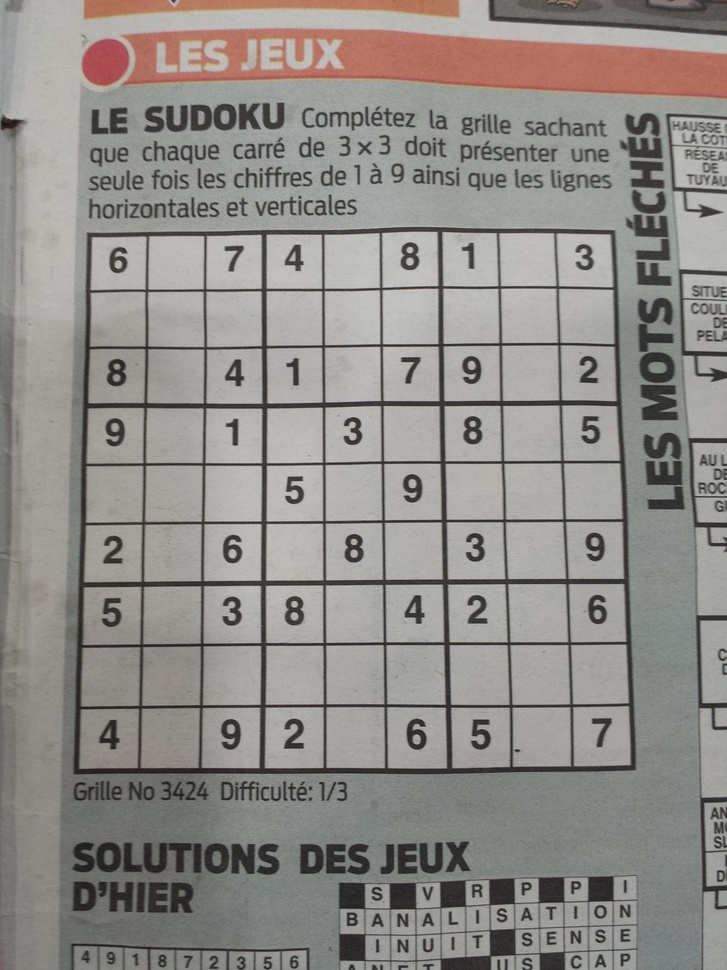
#> input picture playground/image1072.jpg, 727 x 970 px, shrunk from 960 x 1280 before the run
$ python probhough.py
#> lines starting #> are read from the running program, lines starting #| are printed output that depends on the picture; after the words box and inside, x2 and y2 are one past the last pixel; in counts of white or black regions, pixels touching at a corner belong together
import numpy as np
import cv2
from matplotlib import pyplot as plt

def plot_images(img, img_final):
    plt.subplot(121), plt.imshow(img), plt.title('original')
    plt.xticks([]), plt.yticks([])
    plt.subplot(122), plt.imshow(img_final, cmap='gray'), plt.title('final')
    plt.xticks([]), plt.yticks([])
    plt.show()

if __name__ == '__main__':

    gray = cv2.imread('playground/image1072.jpg')
#> gray is the input picture: shape (970, 727, 3); mean B, G, R 136.1, 140.3, 143.5
    original = gray.copy()
    edges = cv2.Canny(gray,50,150,apertureSize = 3)
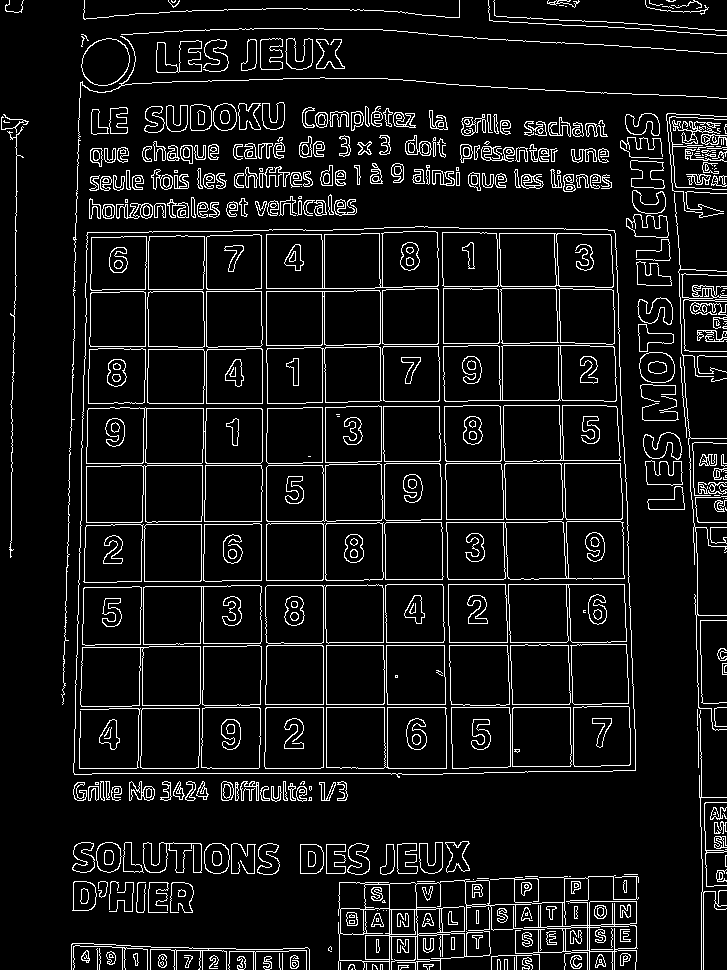
#> edges: shape (970, 727); 8.2% white in thin lines or dots
    cv2.imwrite('edges-50-150.jpg',edges)
    minLineLength = 500
    lines = cv2.HoughLinesP(image=edges,rho=1,theta=np.pi/180, threshold=100,lines=np.array([]), minLineLength=minLineLength,maxLineGap=80)
#> lines = 75 rows, first 6: [12, 463, 726, 463], [546, 19, 572, 771], [205, 707, 726, 707], [548, 0, 574, 771], [432, 15, 449, 958], [261, 679, 261, 9]

    a,b,c = lines.shape
#> a = 75; b = 1; c = 4
    for i in range(a):
        cv2.line(gray, (lines[i][0][0], lines[i][0][1]), (lines[i][0][2], lines[i][0][3]), (0, 0, 255), 3, cv2.LINE_AA)
        cv2.imwrite('houghlines5.jpg',gray)
#> this loop made 75 passes
#> pass 1, `cv2.imwrite('houghlines5.jpg',gray)`:
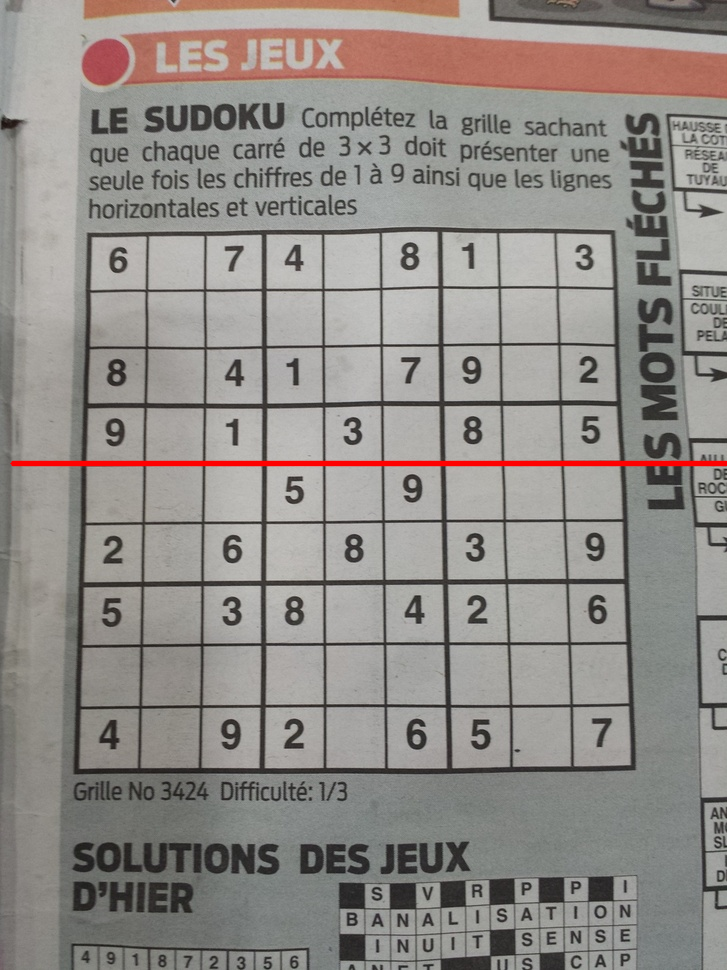
#> saved as houghlines5.jpg: shape (970, 727, 3); mean B, G, R 135.5, 139.6, 144.3
#> pass 2, `cv2.imwrite('houghlines5.jpg',gray)`:
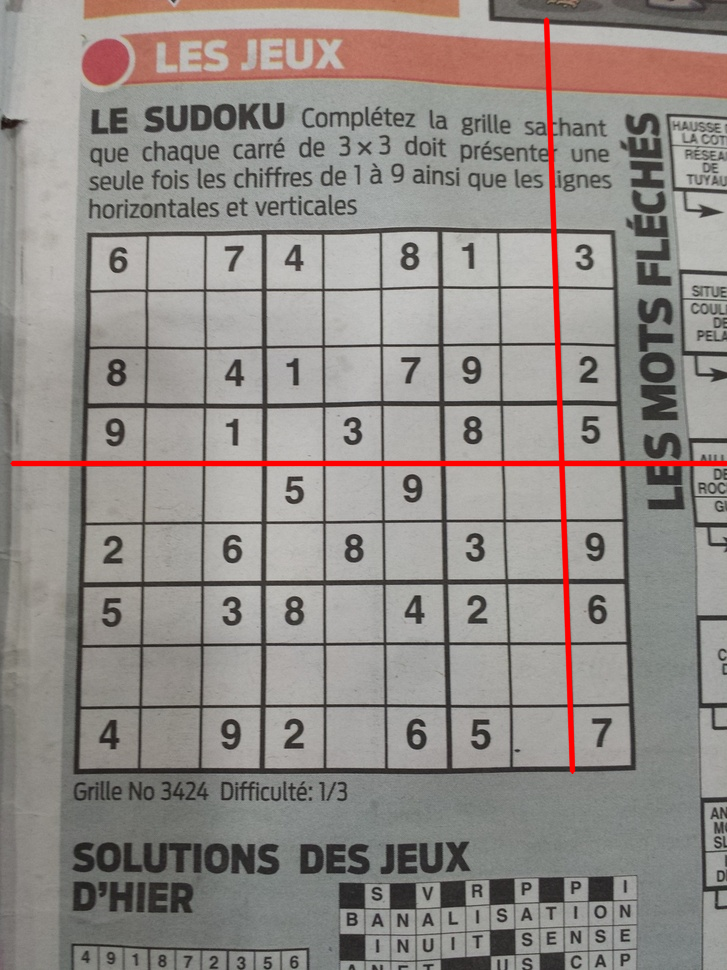
#> saved as houghlines5.jpg: shape (970, 727, 3); mean B, G, R 134.8, 138.9, 145
#> after the loop:
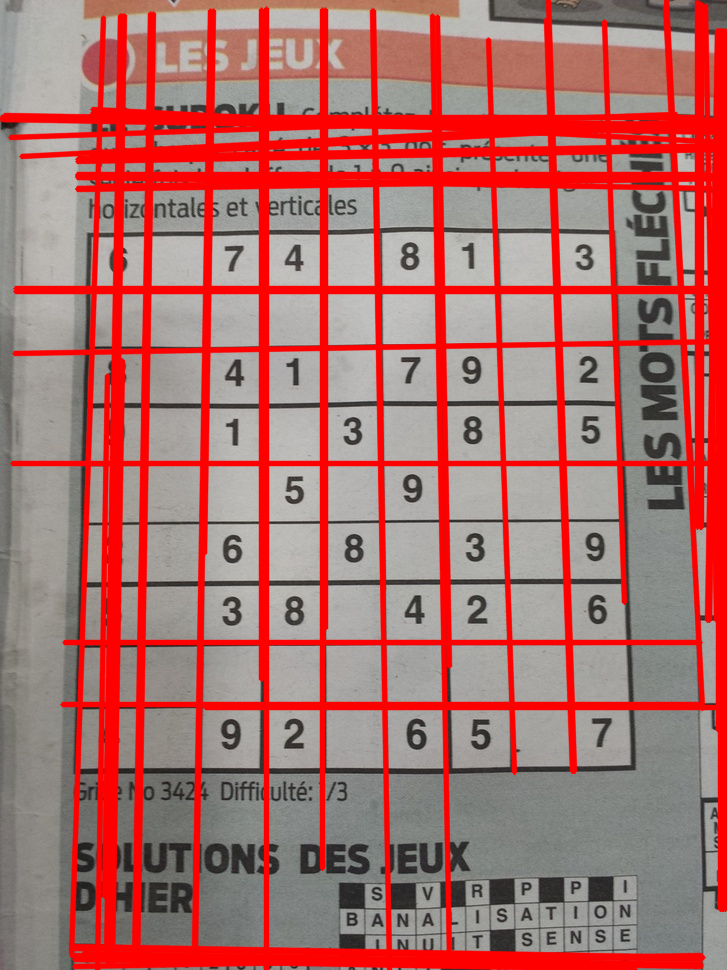
#> gray: shape (970, 727, 3); mean B, G, R 108.3, 111.6, 171.8
    plot_images(original, gray)

$ run again, with playground/image1005.jpg copied over playground/image1072.jpg
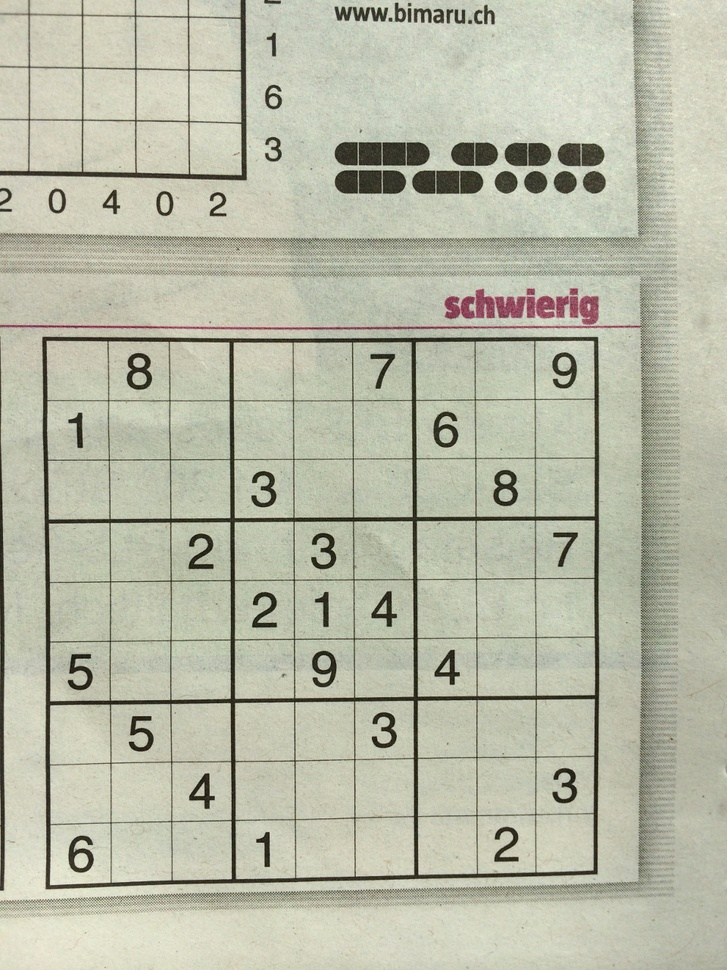
#> input picture playground/image1005.jpg, 727 x 970 px, shrunk from 960 x 1280 before the run
#> gray is the input picture: shape (970, 727, 3); mean B, G, R 167.4, 186.3, 184.5
#> `edges = cv2.Canny(gray,50,150,apertureSize = 3)`:
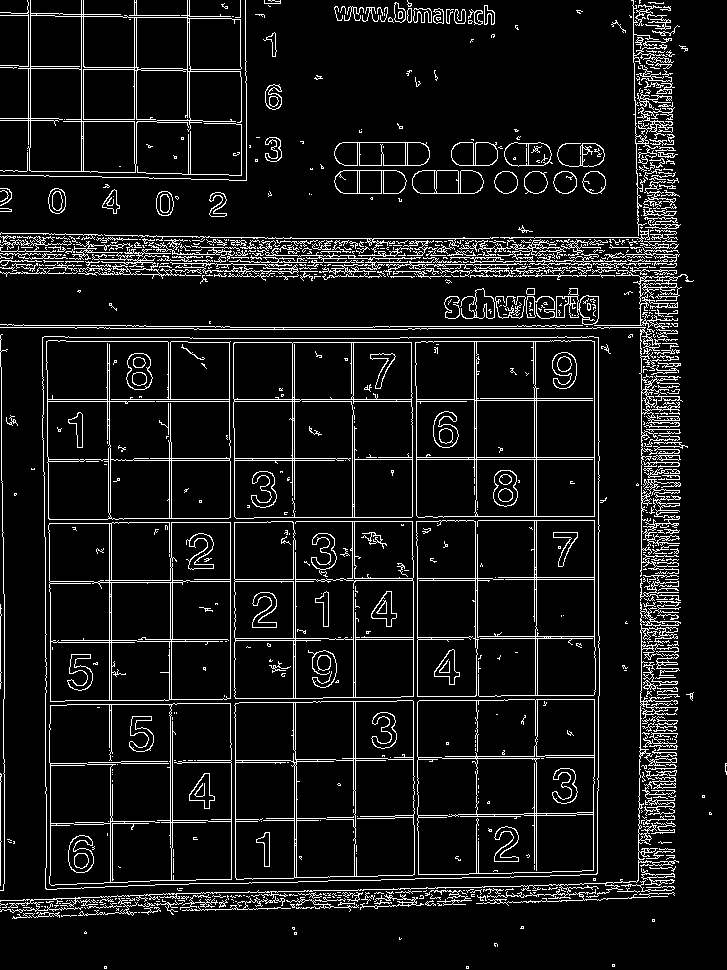
#> edges: shape (970, 727); 8.8% white in thin lines or dots
#> lines = 100 rows, first 6: [641, 897, 641, 5], [170, 911, 170, 15], [1, 399, 679, 399], [598, 790, 598, 145], [594, 783, 594, 143], [534, 902, 534, 143]
#> after the loop `for i in range(a):`:
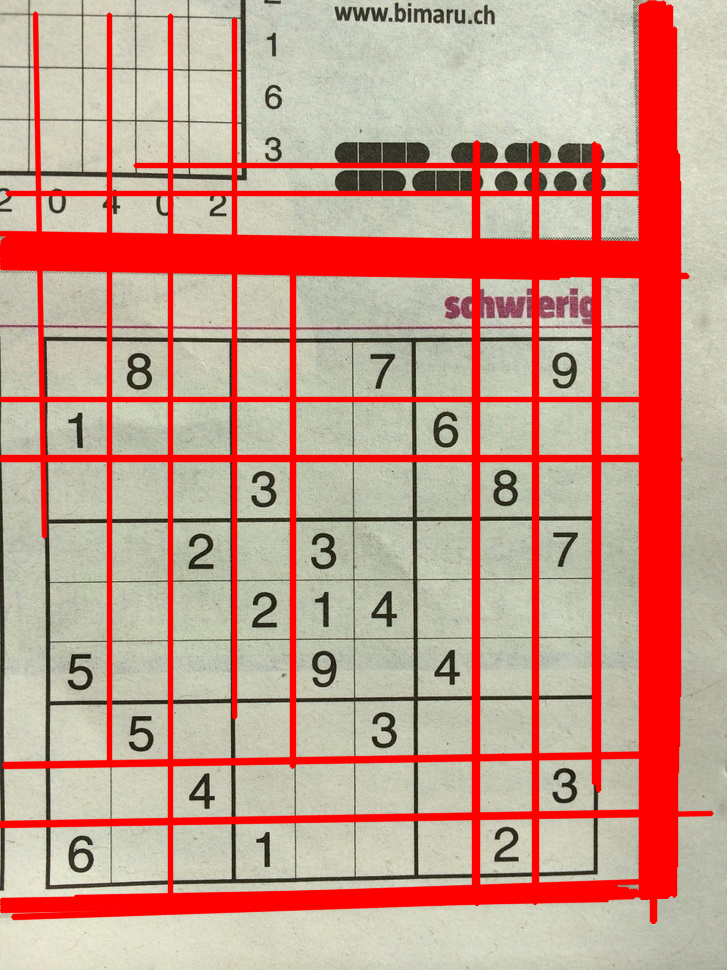
#> gray: shape (970, 727, 3); mean B, G, R 138.6, 154, 200.4

$ run again, with playground/image1019.jpg copied over playground/image1072.jpg
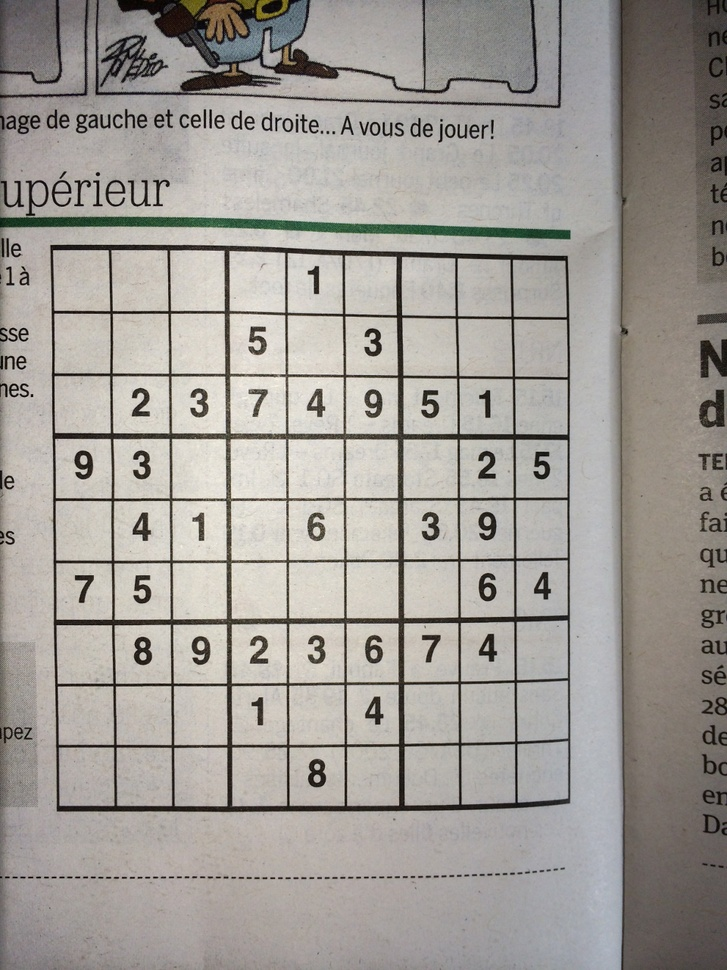
#> input picture playground/image1019.jpg, 727 x 970 px, shrunk from 960 x 1280 before the run
#> gray is the input picture: shape (970, 727, 3); mean B, G, R 150.8, 156.3, 160.6
#> `edges = cv2.Canny(gray,50,150,apertureSize = 3)`:
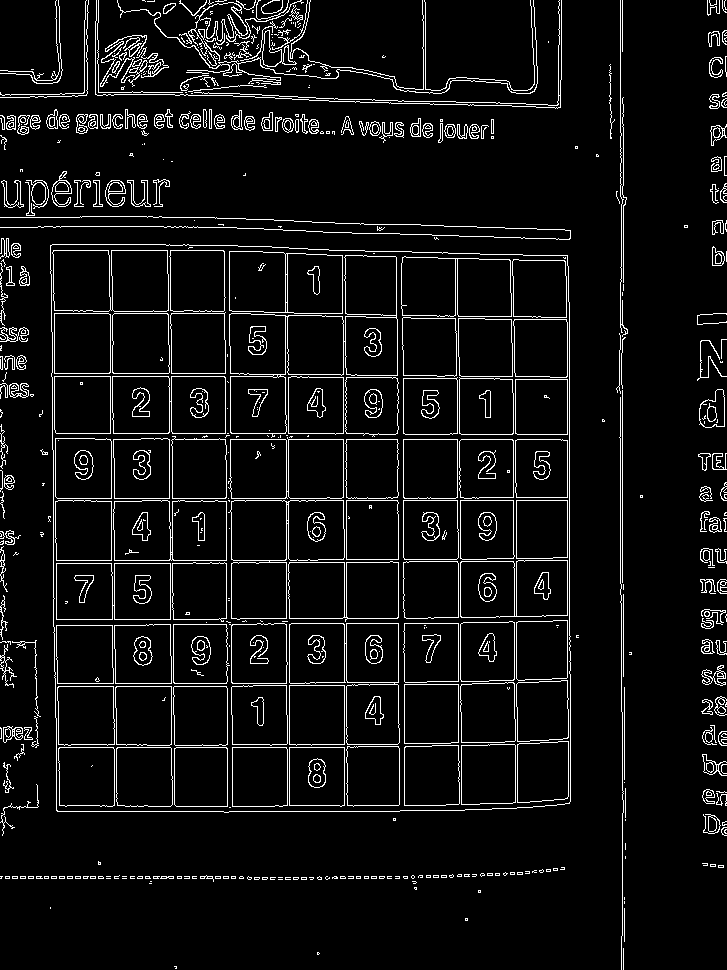
#> edges: shape (970, 727); 6.4% white in thin lines or dots
#> lines = 39 rows, first 6: [620, 602, 620, 0], [1, 500, 569, 500], [1, 439, 569, 439], [567, 803, 567, 230], [346, 811, 346, 223], [23, 747, 624, 747]
#> after the loop `for i in range(a):`:
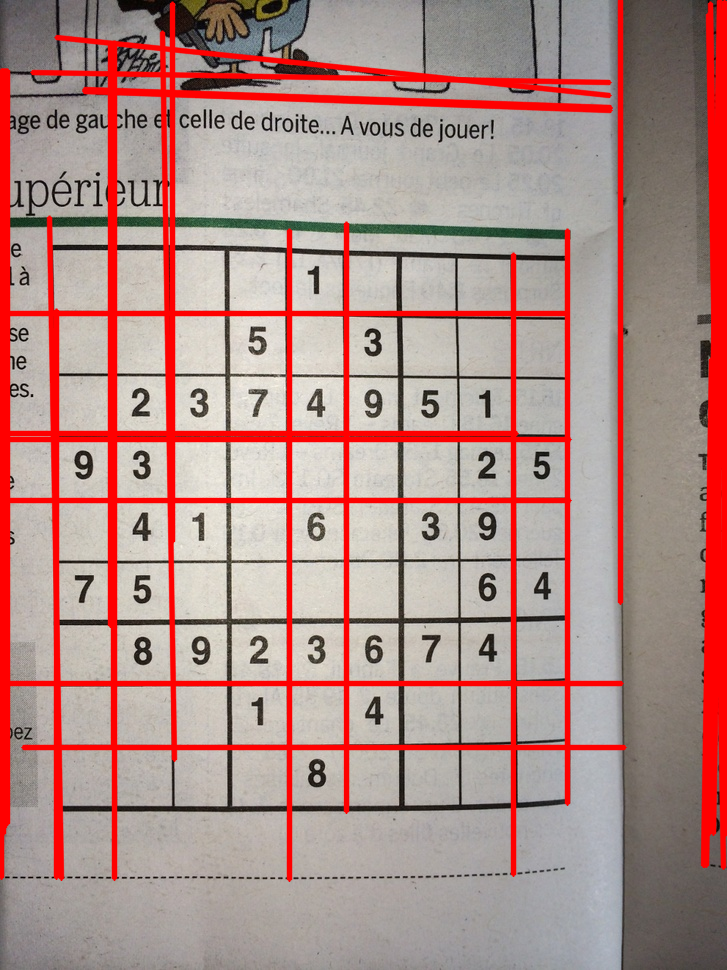
#> gray: shape (970, 727, 3); 14.67% of pixels changed, all inside (x1, y1, x2, y2) = (0, 0, 727, 882)

$ run again, with playground/image1024.jpg copied over playground/image1072.jpg
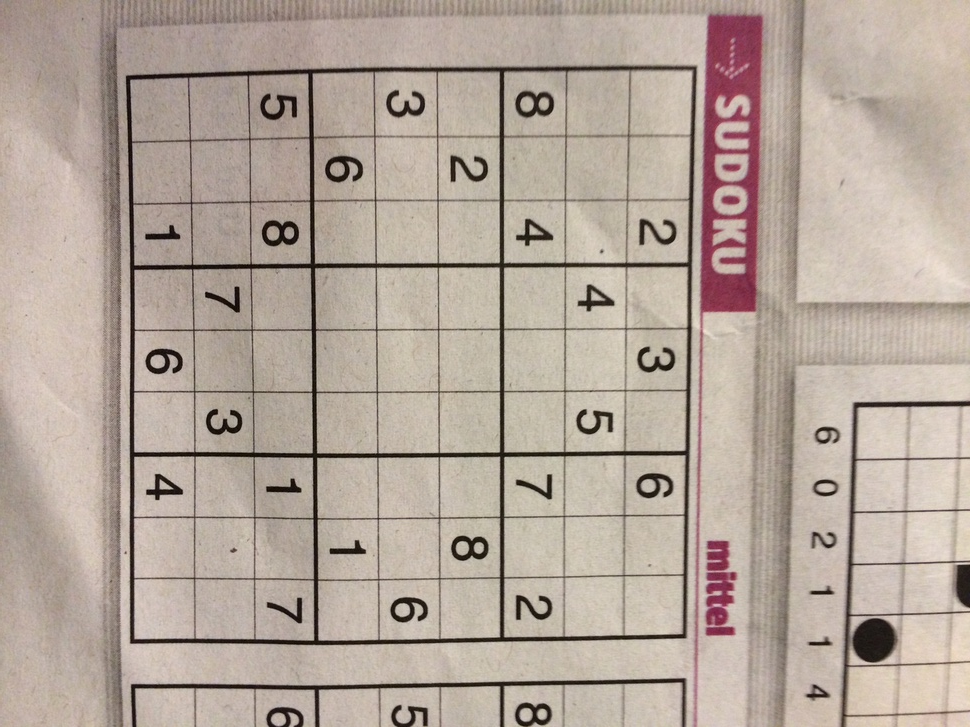
#> input picture playground/image1024.jpg, 970 x 727 px, shrunk from 1280 x 960 before the run
#> gray is the input picture: shape (727, 970, 3); mean B, G, R 155, 166, 180
#> `edges = cv2.Canny(gray,50,150,apertureSize = 3)`:
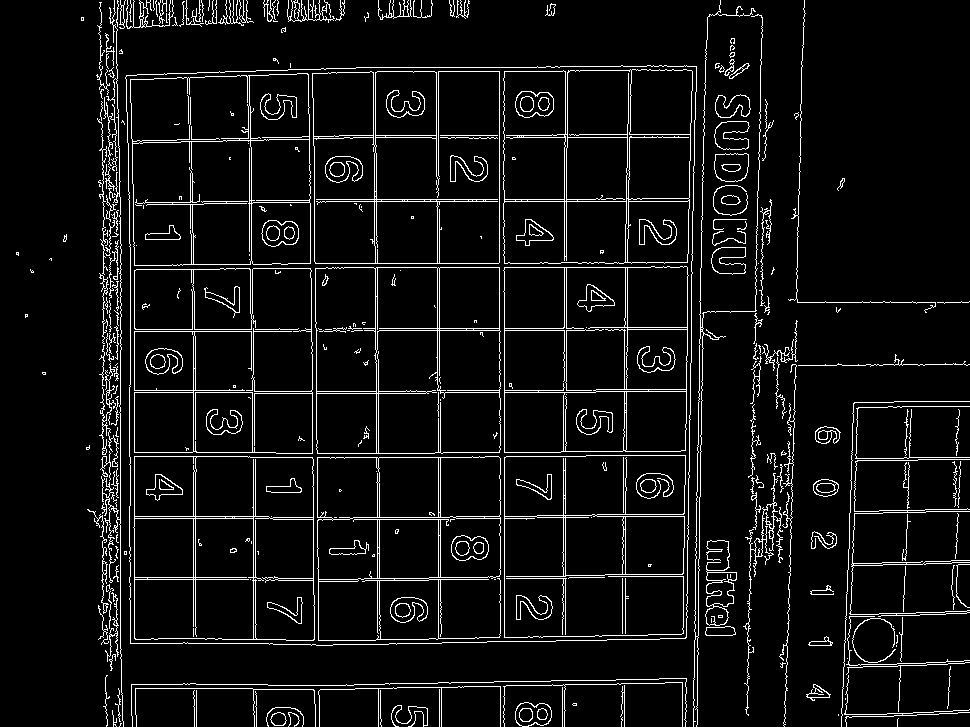
#> edges: shape (727, 970); 6.5% white in thin lines or dots
#> lines = 52 rows, first 6: [120, 725, 120, 181], [504, 726, 504, 67], [693, 726, 705, 49], [103, 201, 798, 201], [268, 685, 949, 673], [193, 706, 193, 10]
#> after the loop `for i in range(a):`:
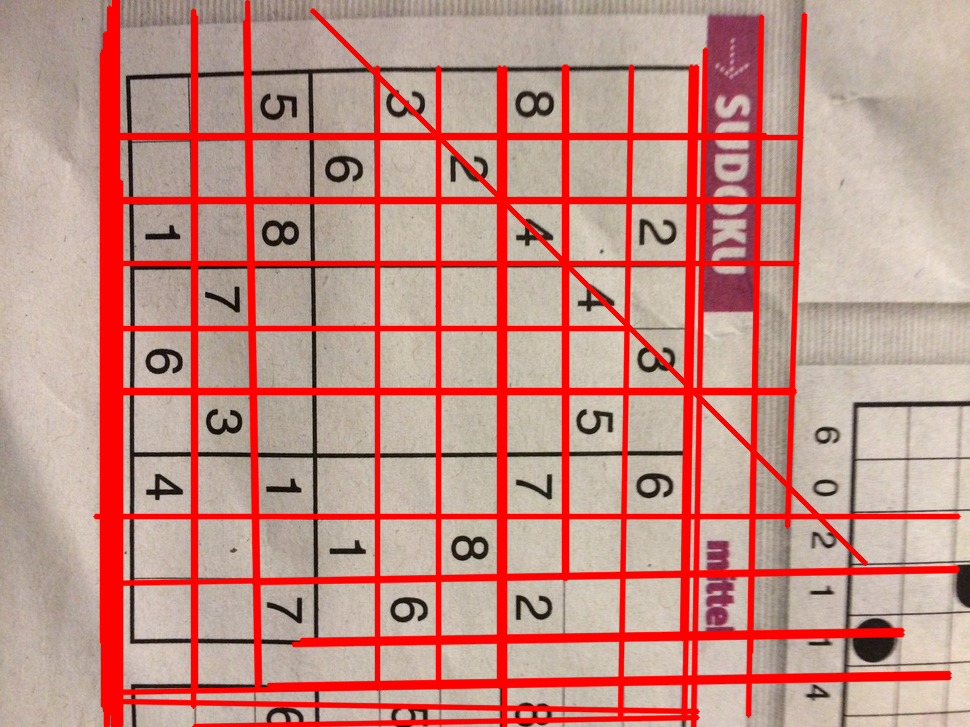
#> gray: shape (727, 970, 3); 19.24% of pixels changed, all inside (x1, y1, x2, y2) = (92, 0, 962, 727)
